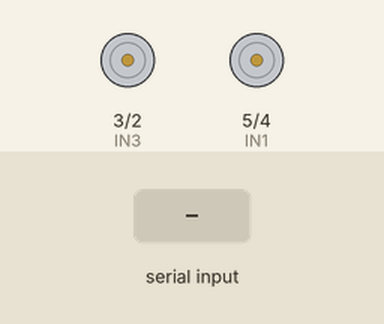
Bench run of a sketch on a simulated Arduino Uno, built with avr-gcc and run on an emulated ATmega328P. Shown: motor-driver pin pairs drawn as motors (green arrow = first pin HIGH = forward, orange = second pin HIGH = backward, longer = more drive). The test bench sets the inputs (shaded band).

Above: at 1.2 s.
1.3 s: "1" received over the second serial link
At 2.5 s:
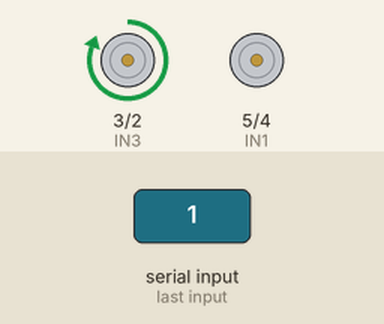
2.8 s: "2" received over the second serial link
At 3.8 s:
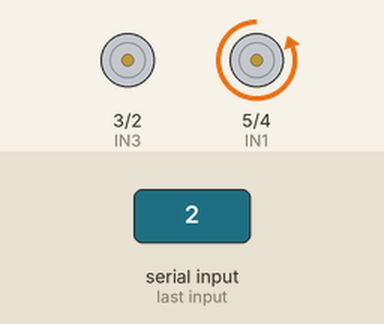
4.3 s: "3" received over the second serial link
At 4.9 s:
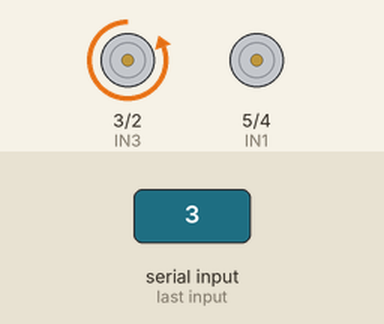
5.8 s: "4" received over the second serial link
At 6.1 s:
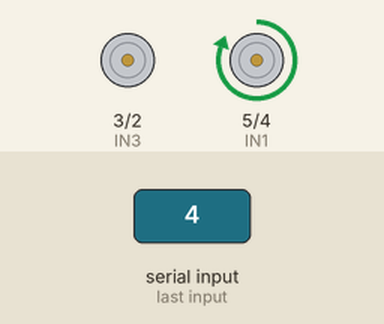
7.3 s: "5" received over the second serial link
At 8.4 s:
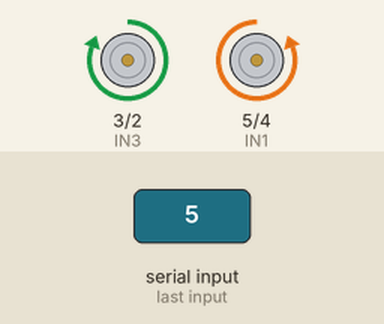
8.8 s: "6" received over the second serial link
At 9.5 s:
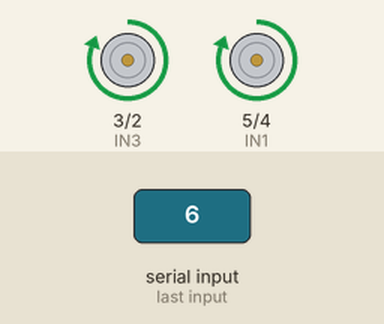
Timing chart, 0 to 11.3 s (numbered marks = the images above; inputs shaded):
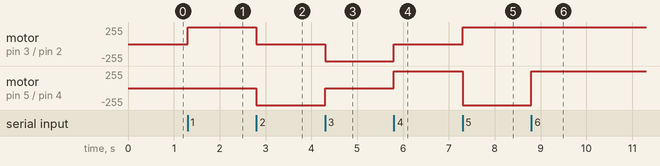

Measured:
- after the input at 1.3 s, motor on pin 3 (IN3) / pin 2 (IN4): stopped → forward 255/255 at once
- after the input at 2.8 s, motor on pin 3 (IN3) / pin 2 (IN4): forward 255/255 → stopped at once; motor on pin 5 (IN1) / pin 4 (IN2): stopped → backward 255/255 at once
- after the input at 4.3 s, motor on pin 3 (IN3) / pin 2 (IN4): stopped → backward 255/255 at once; motor on pin 5 (IN1) / pin 4 (IN2): backward 255/255 → stopped at once
- after the input at 5.8 s, motor on pin 3 (IN3) / pin 2 (IN4): backward 255/255 → stopped at once; motor on pin 5 (IN1) / pin 4 (IN2): stopped → forward 255/255 at once
- after the input at 7.3 s, motor on pin 3 (IN3) / pin 2 (IN4): stopped → forward 255/255 at once; motor on pin 5 (IN1) / pin 4 (IN2): forward 255/255 → backward 255/255 at once
- after the input at 8.8 s, motor on pin 5 (IN1) / pin 4 (IN2): backward 255/255 → forward 255/255 at once

The sketch:

Luamic.ino
```cpp
#include <SoftwareSerial.h>
SoftwareSerial bluetooth(11,12);

int IN4 = 2;
int IN3 = 3;
int IN2 = 4;
int IN1 = 5;
char dato;

void setup() {
  // put your setup code here, to run once:
  bluetooth.begin(9600);
  pinMode(IN4, OUTPUT);
  pinMode(IN3, OUTPUT);
  pinMode(IN2, OUTPUT);
  pinMode(IN1, OUTPUT);
}

void loop() {
  dato = bluetooth.read();
    if(dato == '0')// NEUTRO
    {
       // Mantener los motores apagados
      digitalWrite(IN4, LOW);
      digitalWrite(IN3, LOW);
      digitalWrite(IN2, LOW);
      digitalWrite(IN1, LOW);
    }

    if(dato == '1')// AVANZAR
    {
      digitalWrite(IN4, LOW);
      digitalWrite(IN3, HIGH);//Pin 3 encendido
      digitalWrite(IN2, LOW);
      digitalWrite(IN1, LOW);
    }

    if(dato == '2')// GIRAR A LA DERECHA
    {
      digitalWrite(IN4, LOW);
      digitalWrite(IN3, LOW);
      digitalWrite(IN2, HIGH);//Pin 2 encendido
      digitalWrite(IN1, LOW);
    }

    if(dato == '3')// RETROCEDER
    {
      digitalWrite(IN4, HIGH);//Pin 4 encnendido
      digitalWrite(IN3, LOW);
      digitalWrite(IN2, LOW);
      digitalWrite(IN1, LOW);
    }

    if(dato == '4')// GIRAR A LA IZQUIERDA
    {
      digitalWrite(IN4, LOW);
      digitalWrite(IN3, LOW);
      digitalWrite(IN2, LOW);
      digitalWrite(IN1, HIGH);//Pin 1 encendido
    }
    if(dato == '5')// AVANZAR A LA DERECHA
    {
      digitalWrite(IN4, LOW);
      digitalWrite(IN3, HIGH);//Pin 3 encendido
      digitalWrite(IN2, HIGH);//Pin 2 encendido
      digitalWrite(IN1, LOW);
    }

    if(dato == '6')// AVANZAR A LA IZQUIERDA
    {
      digitalWrite(IN4, LOW);
      digitalWrite(IN3, HIGH);//Pin 3 encendido
      digitalWrite(IN2, LOW);
      digitalWrite(IN1, HIGH);//Pin 1 encendido
    }
   if(dato == '7')// RETOCEDER A LA DERECHA
    {
      digitalWrite(IN4, HIGH);//Pin 4 encendido
      digitalWrite(IN3, LOW);
      digitalWrite(IN2, HIGH);//Pin 2 encendido
      digitalWrite(IN1, LOW);
    }

    if(dato == '8')// RETROCEDER A LA IZQUIERDA
    {
      digitalWrite(IN4, HIGH);//Pin 4 encendido
      digitalWrite(IN3, LOW);
      digitalWrite(IN2, LOW);
      digitalWrite(IN1, HIGH);//Pin 1 encendido
    }

}
```
